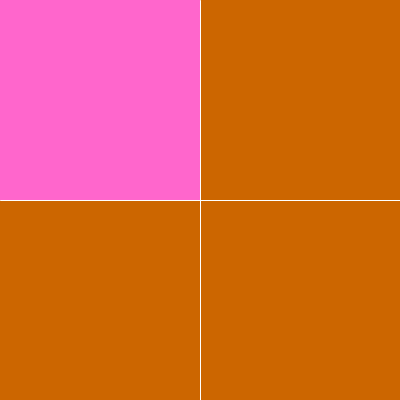
Frame 1 (no input)
Frame 60 (the mouse pressed at the canvas centre just before this capture): identical to frame 1, image omitted
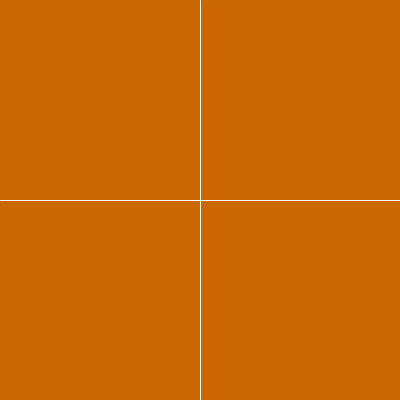
Frame 120 (the mouse held since frame 60 and released just before this capture)

The Processing sketch that drew these frames (run headless with seeded random() and noise(); from frame 60 on, the mouse is pressed at the canvas centre):

// Processing sketch: processing_25496
// ── processing_25496.pde

void setup() { 
  size(400,400);
}

void draw() { 
//black bg
  background(#CC6600); 
  stroke(255); 
  line(200,0,200,400); 
  line(0,200,400,200);
  
  // Fill a black color 
    noStroke(); 
//fill with white square
  fill(#FF66CC);
  
if (mouseX < 200 && mouseY < 200) { 
  rect(0,0,200,200);
} else if (mouseX > 200 && mouseY < 200) { 
  rect(200,0,200,200); 
} else if (mouseX < 200 && mouseY > 200) { 
  rect(0,200,200,200);
} else if (mouseX > 200 && mouseY > 200) { 
  rect(200,200,200,200);
}
}
                
                
